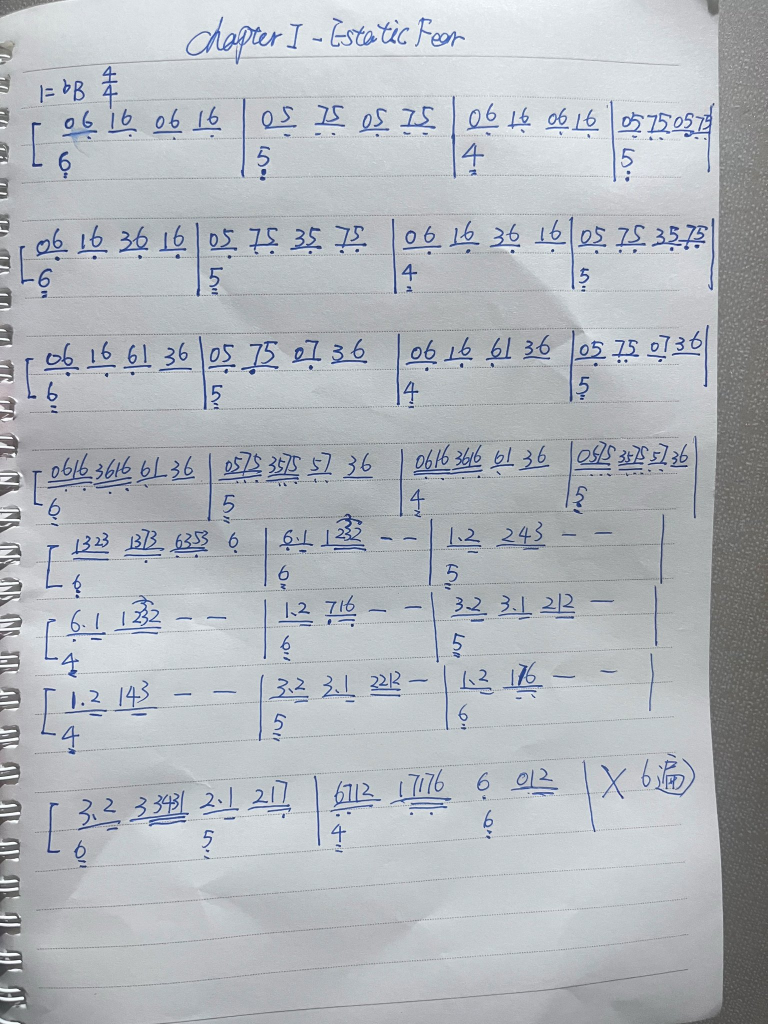
#> input picture jianpu/src/sbd1.jpg, 1536 x 2048 px (shown at 1/2 size)
$ python lines.py
#> lines starting #> are read from the running program, lines starting #| are printed output that depends on the picture; after the words box and inside, x2 and y2 are one past the last pixel; in counts of white or black regions, pixels touching at a corner belong together
#!/usr/bin/env python3
"""
Split a handwritten-jianpu photo into one strip per music line.

Ink is dark blue; the notebook's ruled lines are light blue and span the page.
Thresholding at T keeps the ink and drops most rules; the remaining long
horizontal runs are erased explicitly. The resulting row-ink profile has sharp
system peaks, and systems are cut at the valleys between them.
"""
import os, json, argparse
import numpy as np
from PIL import Image, ImageFilter, ImageOps

Image.MAX_IMAGE_PIXELS = None
BASE = os.path.dirname(os.path.abspath(__file__))


def long_runs(row, minlen):
    x = np.concatenate(([0], row.astype(np.int32), [0]))
    d = np.diff(x)
    st = np.where(d == 1)[0]
    en = np.where(d == -1)[0]
    out = np.zeros_like(row)
    for s, e in zip(st, en):
        if e - s >= minlen:
            out[s:e] = True
    return out


def ink_mask(path, T=138, run_frac=0.25):
    im = ImageOps.exif_transpose(Image.open(path)).convert("L")
    a = np.asarray(im, np.float32)
    H, W = a.shape
    dark = a < T
    m = dark.copy()
    minlen = int(run_frac * W)
    for y in range(H):
        r = long_runs(dark[y], minlen)
        if r.any():
            m[y] = dark[y] & ~r
    return m, im


def smooth(v, k):
    k = max(3, int(k) | 1)
    ker = np.hanning(k)
    ker /= ker.sum()
    return np.convolve(v, ker, mode="same")


def find_systems(mask, H):
    rows = mask.sum(axis=1).astype(float)
    sm = smooth(rows, 15)
    adj = sm - smooth(sm, int(H * 0.20))

    thr = 0.16 * adj.max()
    raw = [i for i in range(1, H - 1)
           if adj[i] >= adj[i - 1] and adj[i] > adj[i + 1] and adj[i] > thr]

    kept = []
    for i in sorted(raw, key=lambda i: -adj[i]):
        if all(abs(i - j) > H * 0.045 for j in kept):
            kept.append(i)
    kept.sort()
    # drop photo-edge artefacts (top/bottom 3%)
    kept = [p for p in kept if H * 0.03 < p < H * 0.97]

    if not kept:
        return [], adj, rows

    cuts = []
    for i in range(len(kept) - 1):
        a, b = kept[i], kept[i + 1]
        cuts.append(a + int(np.argmin(adj[a:b + 1])))

    base = np.percentile(rows, 20)
    top = kept[0]
    while top > 0 and rows[max(0, top - 1)] > base * 1.5:
        top -= 1
    bot = kept[-1]
    while bot < H - 1 and rows[min(H - 1, bot + 1)] > base * 1.5:
        bot += 1

    edges = [top] + cuts + [bot]
    bands = [(int(edges[i]), int(edges[i + 1])) for i in range(len(edges) - 1)]
    return bands, adj, rows


def export(im, bands, outdir, tag, target_w=2600, pad_frac=0.10):
    os.makedirs(outdir, exist_ok=True)
    meta = {"tag": tag, "page": [im.width, im.height], "strips": []}
    for i, (y0, y1) in enumerate(bands):
        pad = int((y1 - y0) * pad_frac) + 8
        box = (0, max(0, y0 - pad), im.width, min(im.height, y1 + pad))
        s = im.crop(box).convert("L")
        a = np.asarray(s, np.float32)
        lo, hi = np.percentile(a, 1), np.percentile(a, 98)
        if hi - lo > 8:
            a = (a - lo) / (hi - lo) * 255.0
        s = Image.fromarray(np.uint8(np.clip(a, 0, 255)))
        s = s.filter(ImageFilter.UnsharpMask(radius=4, percent=170, threshold=3))
        s = s.convert("RGB")
        if s.width < target_w:
            r = target_w / s.width
            s = s.resize((int(s.width * r), int(s.height * r)), Image.LANCZOS)
        p = os.path.join(outdir, f"{tag}_L{i+1:02d}.png")
        s.save(p, optimize=True)
        meta["strips"].append({"idx": i + 1, "band": [y0, y1],
                               "size": [s.width, s.height], "file": p})
    with open(os.path.join(outdir, f"{tag}_lines.json"), "w") as f:
        json.dump(meta, f, indent=2, ensure_ascii=False)
    return meta


def run(name, tag, T=138, outdir=None):
    src = os.path.join(BASE, "src", name)
    mask, im = ink_mask(src, T=T)
    H = im.height
    bands, adj, rows = find_systems(mask, H)
    print(f"[{tag}] {name}: {len(bands)} lines")
    for i, (a, b) in enumerate(bands):
        print(f"   L{i+1:02d}: y {a:5d}..{b:5d}  h={b-a:4d}")
    outdir = outdir or os.path.join(BASE, "work", tag)
    return export(im, bands, outdir, tag)


if __name__ == "__main__":
    ap = argparse.ArgumentParser()
    ap.add_argument("--t", type=int, default=138)
    a = ap.parse_args()
    run("sbd1.jpg", "p1", T=a.t)
#> in ink_mask, `dark = a < T`:
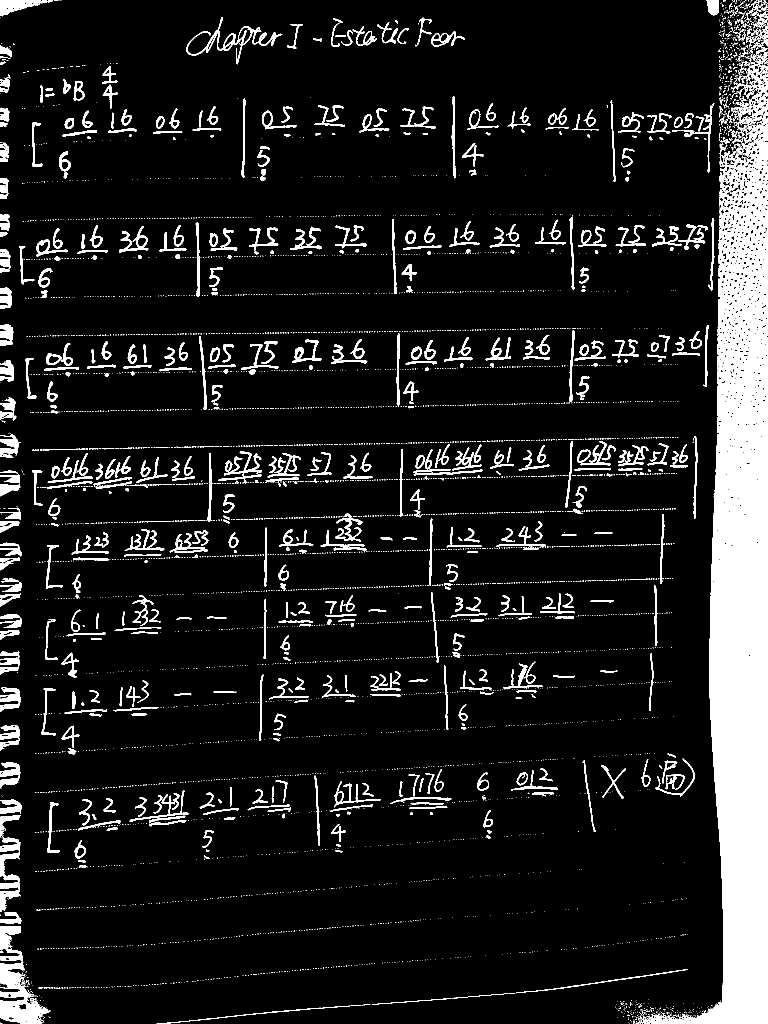
#> dark: shape (2048, 1536) bool (shown at 1/2 size); 11% white; 5364 white regions (4731 under 20 px), largest, box (x1, y1, x2, y2) and area: (1271, 51, 1536, 2048) 180758, (0, 1852, 101, 2048) 7638, (0, 1674, 42, 1824) 2826
#> the loop in ink_mask, `for y in range(H):` made 2048 passes
#> (st in long_runs, en in long_runs) on passes 4, 20, 21: ([0, 1414, 1447, 1467, 1481, 1487, 1509, 1516, 1528], [105, 1438, 1448, 1470, 1482, 1490, 1513, 1522, 1532]), ([0, 40, 1416, 1458, 1470, 1475, 1504, 1515, 1523, 1535], [39, 41, 1438, 1459, 1472, 1476, 1512, 1517, 1530, 1536]), ([0, 1417, 1454, 1465, 1475, 1496, 1502, 1508, 1514, 1525], [35, 1438, 1456, 1467, 1476, 1498, 1506, 1509, 1520, 1529])
#> in find_systems, `rows = mask.sum(axis=1).astype(float)`: rows = 2048 values, max 582 at index 1090, min 19 at index 121, mean 169.2
#> in find_systems, `sm = smooth(rows, 15)`: sm = 2048 values, max 444.6 at index 489, min 31.57 at index 34, mean 169
#> in find_systems, `adj = sm - smooth(sm, int(H * 0.20))`: adj = 2048 values, max 270.4 at index 489, min -108 at index 849, mean 4.34
#> in find_systems, `thr = 0.16 * adj.max()`: thr = 43.27
#> in find_systems, `raw = [i for i in range(1, H - 1) if adj[i] >= adj[i - 1] and adj[i] >..`: raw = [4, 79, 239, 251, 459, 489, 699, 716, 734, 918, 927, 939, 1078, 1091, 1231, 1241, 1378, 1391, 1564, 1576, 1604, 1615, 1636, 2041]
#> the loop in find_systems, `for i in sorted(raw, key=lambda i: -adj[i]):` made 24 passes
#> i on passes 1 to 12: 489, 716, 2041, 939, 1091, 251, 239, 927, 734, 699, 459, 918
#> after the loop in find_systems, `for i in sorted(raw, key=lambda i: -adj[i]):`: kept = [489, 716, 2041, 939, 1091, 251, 1378, 1604, 79, 1231]
#> in find_systems, `kept = [p for p in kept if H * 0.03 < p < H * 0.97]`: kept = [79, 251, 489, 716, 939, 1091, 1231, 1378, 1604]
#> the loop in find_systems, `for i in range(len(kept) - 1):` made 8 passes
#> (a, b) on passes 1 to 8: (79, 251), (251, 489), (489, 716), (716, 939), (939, 1091), (1091, 1231), (1231, 1378), (1378, 1604)
#> after the loop in find_systems, `for i in range(len(kept) - 1):`: cuts = [204, 411, 639, 849, 995, 1138, 1292, 1515]
#> in find_systems, `base = np.percentile(rows, 20)`: base = 107
#> in find_systems, `top = kept[0]`: top = 79
#> in find_systems, `bot = kept[-1]`: bot = 1604
#> the loop in find_systems, `while bot < H - 1 and rows[min(H - 1, bot + 1)] > base * 1.5:` made 45 passes
#> after the loop in find_systems, `while bot < H - 1 and rows[min(H - 1, bot + 1)] > base * 1.5:`: bot = 1649
#> in find_systems, `edges = [top] + cuts + [bot]`: edges = [79, 204, 411, 639, 849, 995, 1138, 1292, 1515, 1649]
#> in find_systems, `bands = [(int(edges[i]), int(edges[i + 1])) for i in range(len(edges) ..`: bands = [(79, 204), (204, 411), (411, 639), (639, 849), (849, 995), (995, 1138), (1138, 1292), (1292, 1515), (1515, 1649)]
#| [p1] sbd1.jpg: 9 lines
#> the loop in run, `for i, (a, b) in enumerate(bands):` made 9 passes
#|    L01: y    79..  204  h= 125
#|    L02: y   204..  411  h= 207
#|    L03: y   411..  639  h= 228
#|    L04: y   639..  849  h= 210
#|    L05: y   849..  995  h= 146
#|    L06: y   995.. 1138  h= 143
#|    L07: y  1138.. 1292  h= 154
#|    L08: y  1292.. 1515  h= 223
#> (further printed lines are left out)
#> the loop in export, `for i, (y0, y1) in enumerate(bands):` made 9 passes
#> (y0, y1, pad, box, lo, hi) on passes 1 to 9: (79, 204, 20, (0, 59, 1536, 224), 93, 232), (204, 411, 28, (0, 176, 1536, 439), 78, 230), (411, 639, 30, (0, 381, 1536, 669), 65, 215), (639, 849, 29, (0, 610, 1536, 878), 56, 211), (849, 995, 22, (0, 827, 1536, 1017), 48, 197), (995, 1138, 22, (0, 973, 1536, 1160), 52, 205), (1138, 1292, 23, (0, 1115, 1536, 1315), 64, 221), (1292, 1515, 30, (0, 1262, 1536, 1545), 74, 220), (1515, 1649, 21, (0, 1494, 1536, 1670), 70, 218)
#> after the loop in export, `for i, (y0, y1) in enumerate(bands):`:
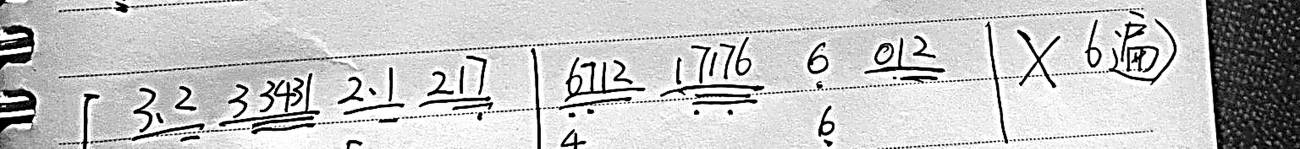
#> s: PIL image 2600x297 RGB (shown at 1/2 size); min 0, max 255, mean 195.8
#> after the loop in export, `for i, (y0, y1) in enumerate(bands):`: r = 1.69
    run("sbd2.jpg", "p2", T=a.t)
#> call 2 of ink_mask, with path = 'jianpu/src/sbd2.jpg', T = 138, run_frac = 0.25
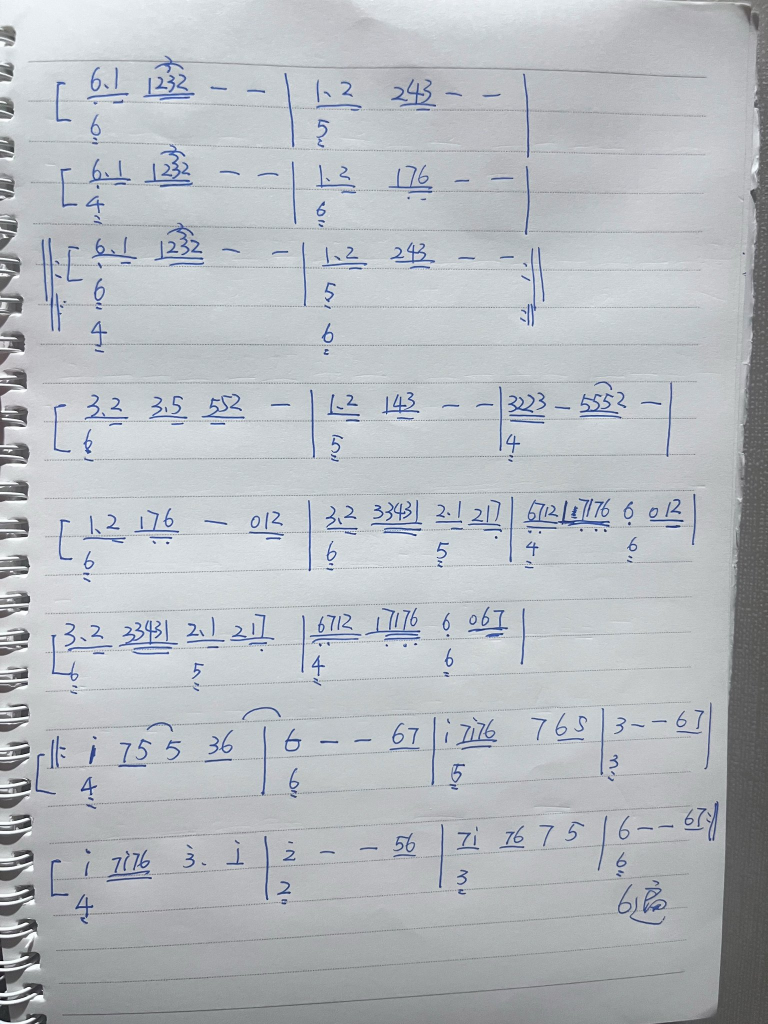
#> input picture jianpu/src/sbd2.jpg, 1536 x 2048 px (shown at 1/2 size)
#> in ink_mask (call 2), `dark = a < T`:
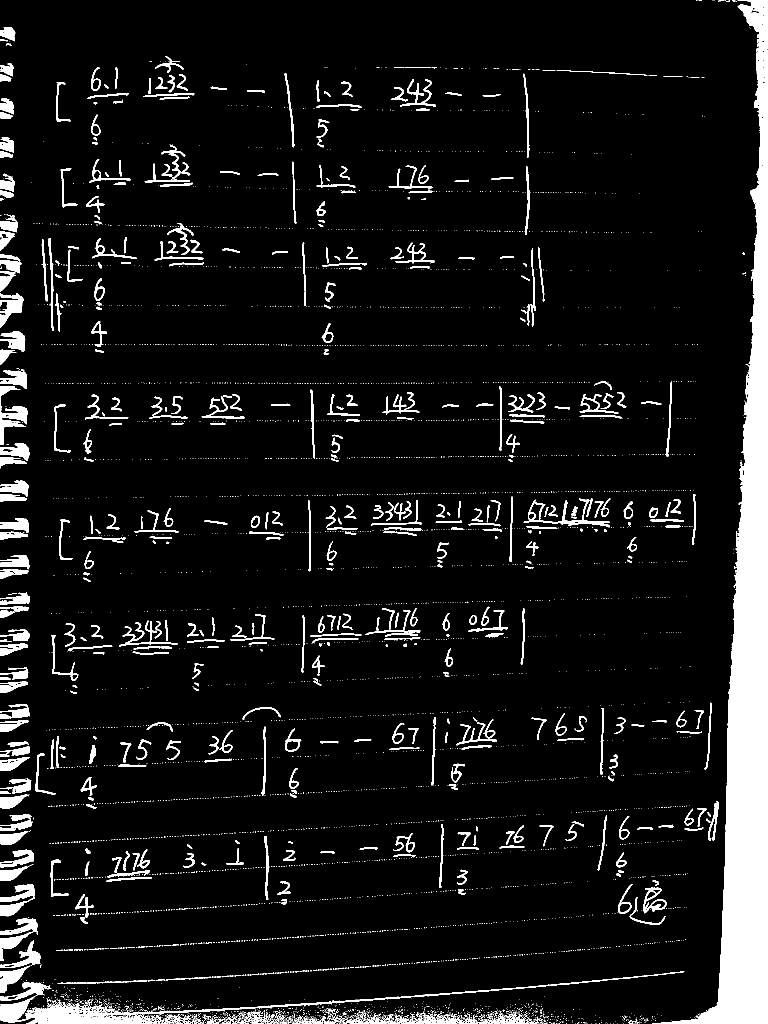
#> dark: shape (2048, 1536) bool (shown at 1/2 size); 8.4% white; 5022 white regions (4511 under 20 px), largest, box (x1, y1, x2, y2) and area: (1304, 0, 1536, 2048) 117091, (0, 1943, 1369, 2048) 12666, (686, 2023, 1077, 2048) 3037
#> the loop in ink_mask (call 2), `for y in range(H):` made 2048 passes
#> (st in long_runs, en in long_runs) on passes 1 to 3: ([1392, 1397, 1424, 1427, 1440, 1449, 1459, 1464, 1475], [1395, 1404, 1425, 1429, 1448, 1452, 1460, 1470, 1536]), ([1437, 1457, 1467, 1471, 1480, 1487, 1489], [1448, 1460, 1469, 1472, 1482, 1488, 1536]), ([1436, 1440, 1452, 1466, 1471, 1494, 1496], [1439, 1441, 1460, 1469, 1474, 1495, 1536])
#> the loop in find_systems (call 2), `for i in sorted(raw, key=lambda i: -adj[i]):` made 6 passes
#> i on passes 1 to 6: 2043, 1045, 833, 1270, 811, 1056
#> the loop in find_systems (call 2), `for i in range(len(kept) - 1):` made 2 passes
#> (a, b) on passes 1 to 2: (833, 1045), (1045, 1270)
#> the loop in find_systems (call 2), `while top > 0 and rows[max(0, top - 1)] > base * 1.5:` made 45 passes
#> top on passes 1 to 12: 832, 831, 830, 829, 828, 827, 826, 825, 824, 823, 822, 821
#> the loop in find_systems (call 2), `while bot < H - 1 and rows[min(H - 1, bot + 1)] > base * 1.5:` made 39 passes
#| [p2] sbd2.jpg: 3 lines
#> the loop in run (call 2), `for i, (a, b) in enumerate(bands):` made 3 passes
#> (a, b) on passes 1 to 3: (788, 946), (946, 1179), (1179, 1309)
#|    L01: y   788..  946  h= 158
#|    L02: y   946.. 1179  h= 233
#|    L03: y  1179.. 1309  h= 130
#> call 2 of export, with outdir = 'jianpu/work/p2', tag = 'p2', target_w = 2600, pad_frac = 0.1
#> the loop in export (call 2), `for i, (y0, y1) in enumerate(bands):` made 3 passes
#> (y0, y1, pad, box, lo, hi) on passes 1 to 3: (788, 946, 23, (0, 765, 1536, 969), 72, 221), (946, 1179, 31, (0, 915, 1536, 1210), 71, 224), (1179, 1309, 21, (0, 1158, 1536, 1330), 74, 223)
#> pass 1, in export (call 2), `s = Image.fromarray(np.uint8(np.clip(a, 0, 255)))`:
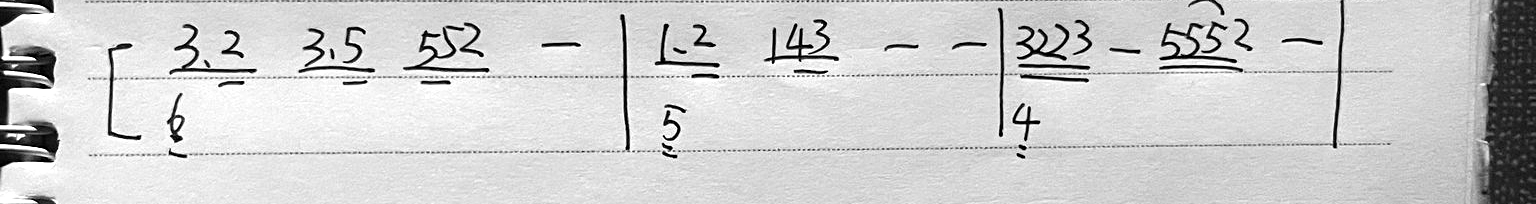
#> s: PIL image 1536x204 L; min 0, max 255, mean 205.8
#> after the loop in export (call 2), `for i, (y0, y1) in enumerate(bands):`:
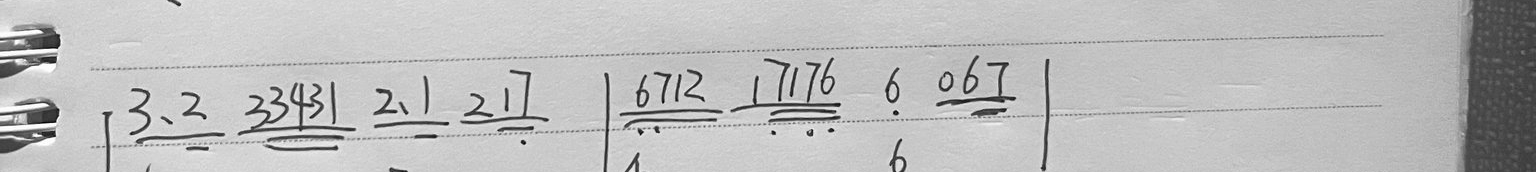
#> a: shape (172, 1536) float32; min -83.86, max 309.8, mean 206.2; drawn with min black and max white
#> after the loop in export (call 2), `for i, (y0, y1) in enumerate(bands):`:
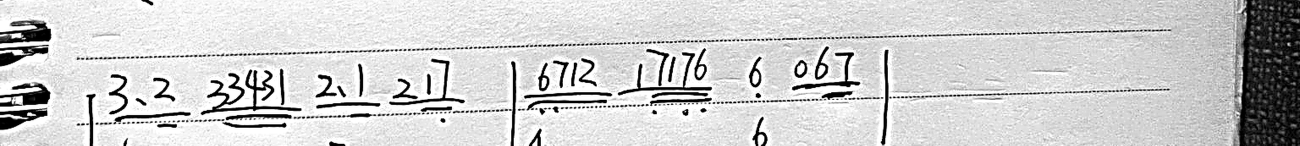
#> s: PIL image 2600x291 RGB (shown at 1/2 size); min 0, max 255, mean 205.8
